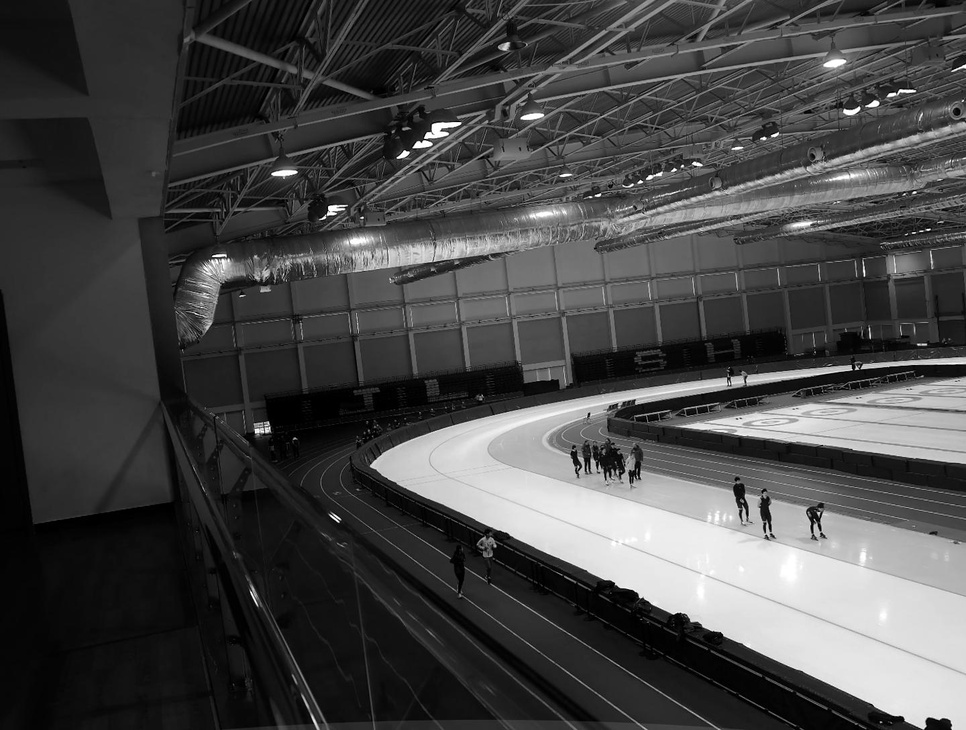
#> input picture plane/imgs/1.jpg, 966 x 730 px, shrunk from 1440 x 1088 before the run, found by its file name
$ python yi_test_img_combine.py
#> lines starting #> are read from the running program, lines starting #| are printed output that depends on the picture
import cv2
import numpy as np

img1_path = './1.jpg'
img2_path = './2.jpg'
img3_path = './3.jpg'
img4_path = './4.jpg'
path_AB = './5.jpg'
img1 = cv2.imread(img1_path,cv2.IMREAD_COLOR)
#> img1 is the input picture: shape (730, 966, 3); min 0, max 255, mean 70.2
img2 = cv2.imread(img2_path,cv2.IMREAD_COLOR)
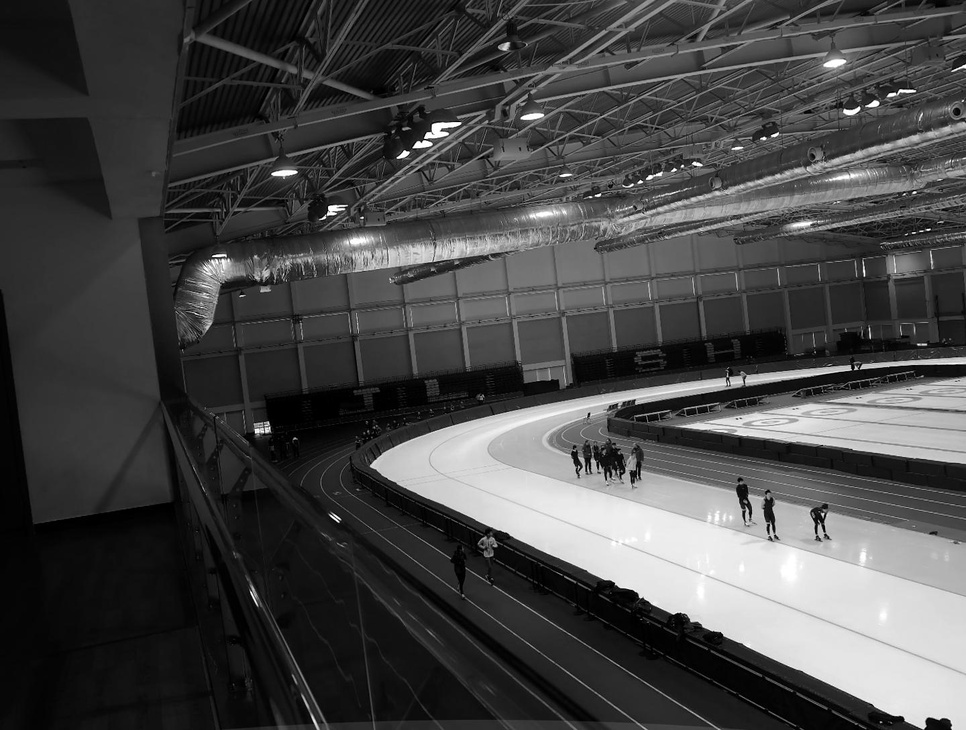
#> input picture plane/imgs/2.jpg, 966 x 730 px, shrunk from 1440 x 1088 before the run, found by its file name
#> img2 is the input picture: shape (730, 966, 3); min 0, max 255, mean 70.3
img3 = cv2.imread(img3_path,cv2.IMREAD_COLOR)
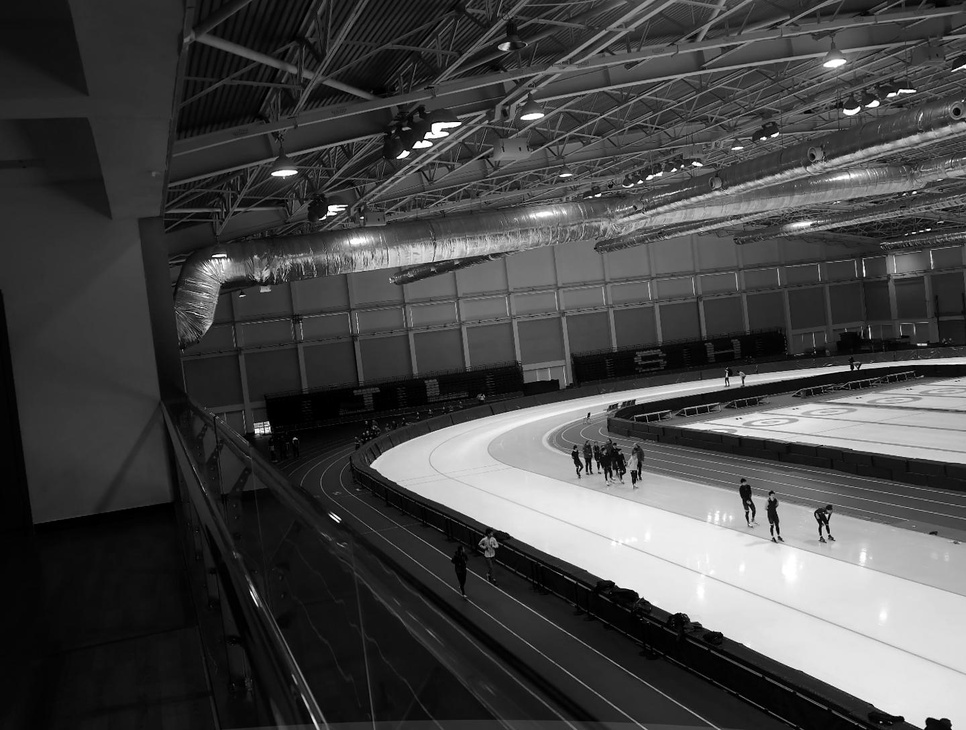
#> input picture plane/imgs/3.jpg, 966 x 730 px, shrunk from 1440 x 1088 before the run, found by its file name
#> img3 is the input picture: shape (730, 966, 3); min 0, max 255, mean 70.3
img4 = cv2.imread(img4_path,cv2.IMREAD_COLOR)
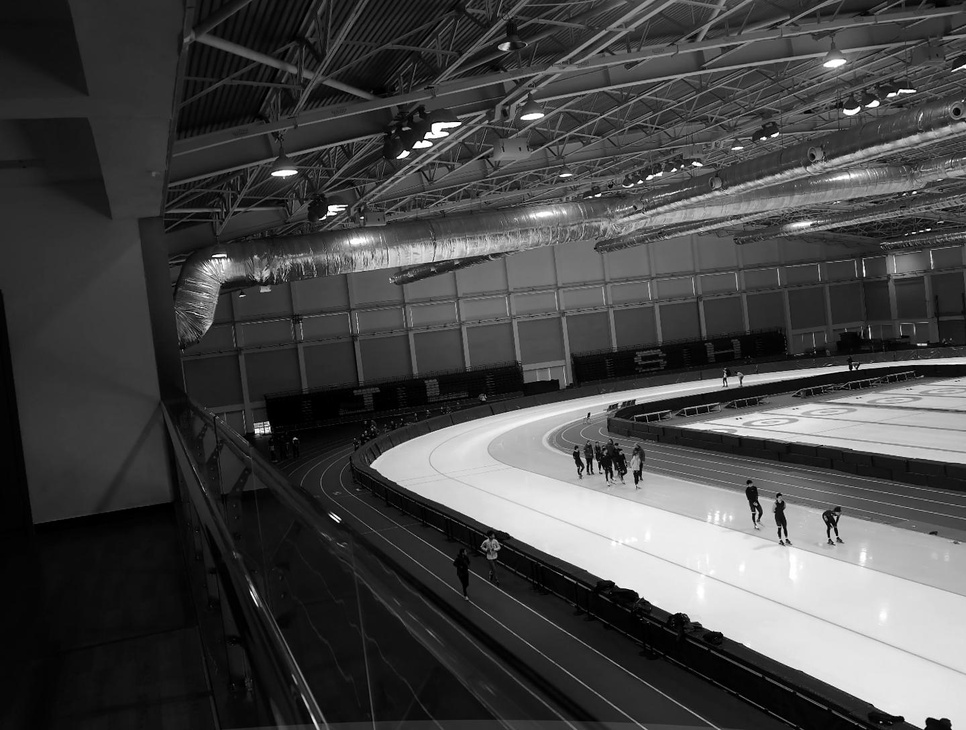
#> input picture plane/imgs/4.jpg, 966 x 730 px, shrunk from 1440 x 1088 before the run, found by its file name
#> img4 is the input picture: shape (730, 966, 3); min 0, max 255, mean 70.3
im_A0A1 = np.concatenate([img1, img2], 1)
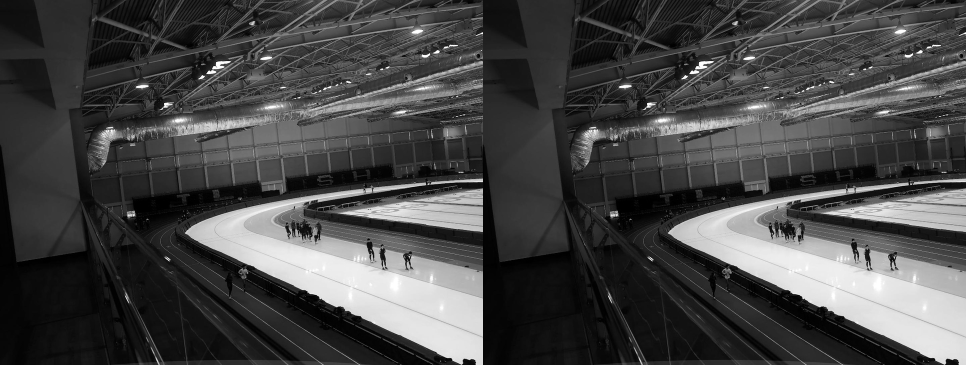
#> im_A0A1: shape (730, 1932, 3) (shown at 1/2 size); min 0, max 255, mean 70.3
im_A2B = np.concatenate([img3, img4], 1)
four_combine = np.concatenate([im_A0A1, im_A2B], 0)
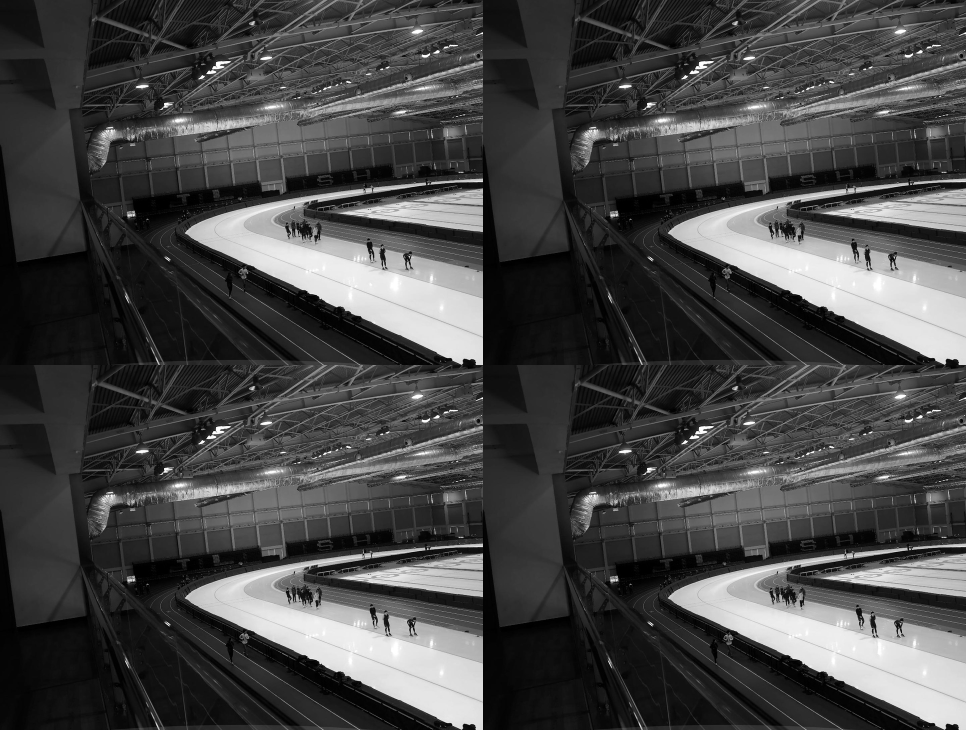
#> four_combine: shape (1460, 1932, 3) (shown at 1/2 size); min 0, max 255, mean 70.3
cv2.imwrite(path_AB, four_combine)
